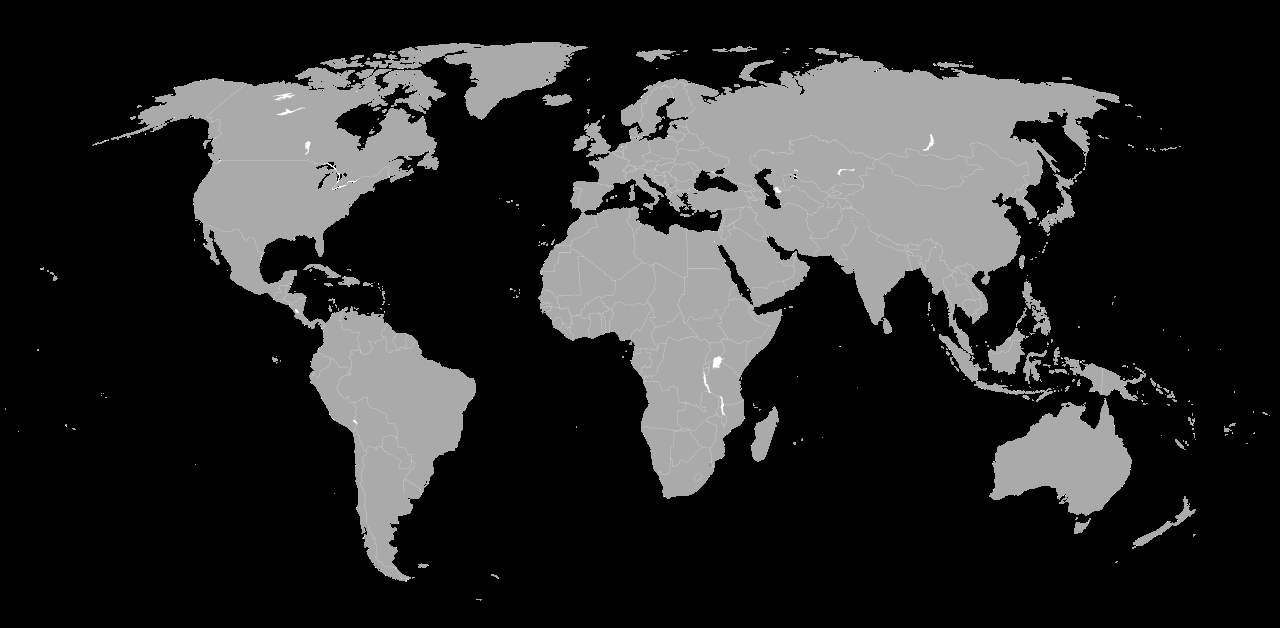
//> input picture worldmap.png, 1280 x 628 px
$ ./main   (built with g++ and OpenCV 4)
//> lines starting //> are read from the running program, lines starting //| are printed output that depends on the picture
/*
 * main.cpp
 *
 *  Created on: 2019.12.19
 *      Author: V
 */

#include <iostream>

#include <opencv2/core/core.hpp>
#include <opencv2/highgui/highgui.hpp>
#include <opencv2/imgproc.hpp>

using namespace std;
using namespace cv;

int main(int argc, char** argv)
{
	Mat image;
	if (argc == 2)
	{
		image = imread(argv[1], 1);   // Read the file
	}
	else
	{
		image = imread("worldmap.png", 1);   // Read the file
//> image is the input picture: 628 rows x 1280 cols, CV_8UC3; mean B, G, R 42.4, 42.4, 42.4
	}
	if (!image.data)                              // Check for invalid input
	{
		std::cout << "Could not open or find the image" << std::endl;
		return -1;
	}

	Mat mask;
	mask = imread("mask.png", 1);   // Read the file
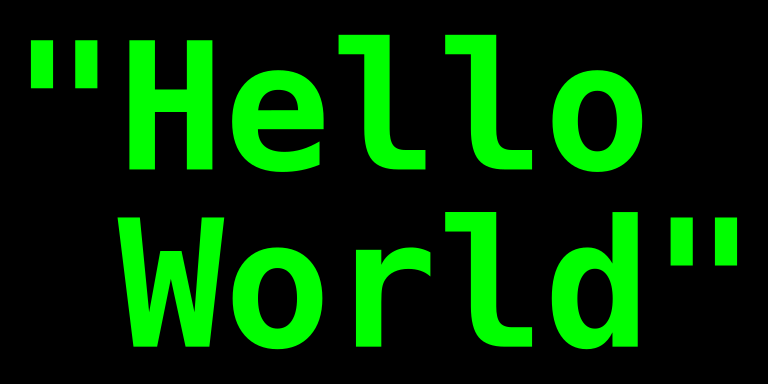
//> input picture mask.png, 768 x 384 px
//> mask is the input picture: 384 rows x 768 cols, CV_8UC3; mean B, G, R 0, 52, 0
	if (!mask.data)                              // Check for invalid input
	{
		std::cout << "Could not open or find the image" << std::endl;
		return -1;
	}

	namedWindow("Hello World!", WINDOW_AUTOSIZE);	  // Create a window for display.

	imshow("Hello World!", image);                  // Show our image inside it.
	waitKey(100);                                       // Wait for a keystroke in the window

	resize(mask, mask, cv::Size(image.cols, image.rows));
//> mask: 628 rows x 1280 cols, CV_8UC3

	image += mask;
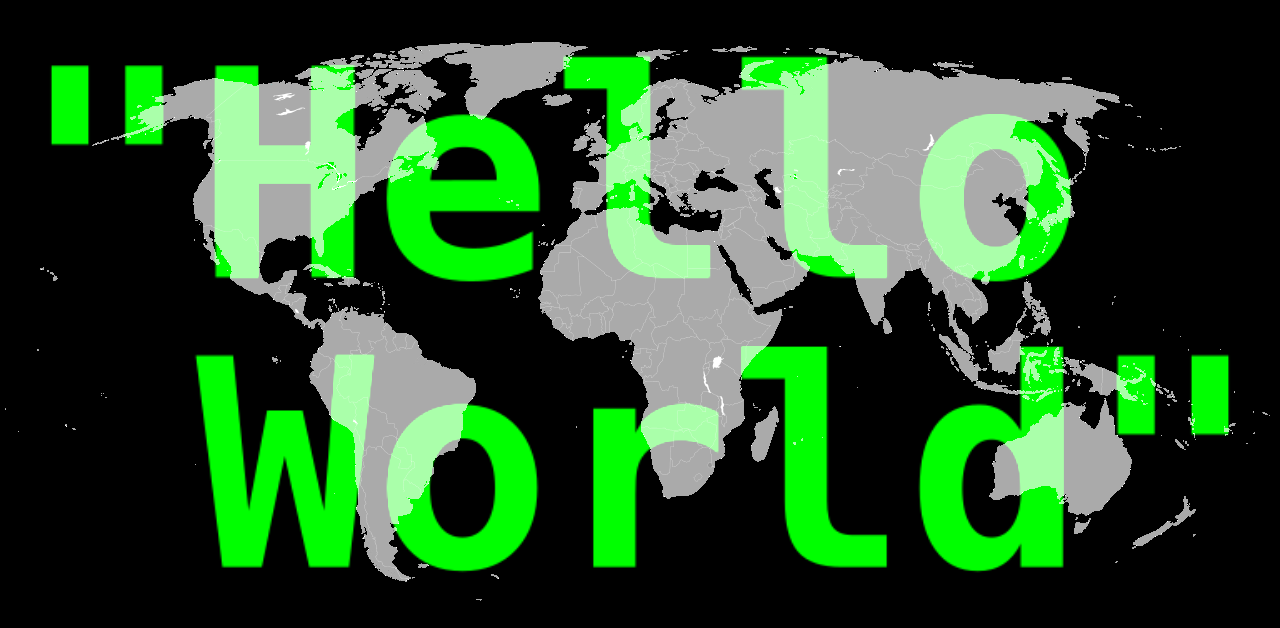
//> image: 628 rows x 1280 cols, CV_8UC3; mean B, G, R 42.4, 81.9, 42.4

	imshow("Hello World!", image);                  // Show our image inside it.
	waitKey(0);                                       // Wait for a keystroke in the window

	return 0;
}
